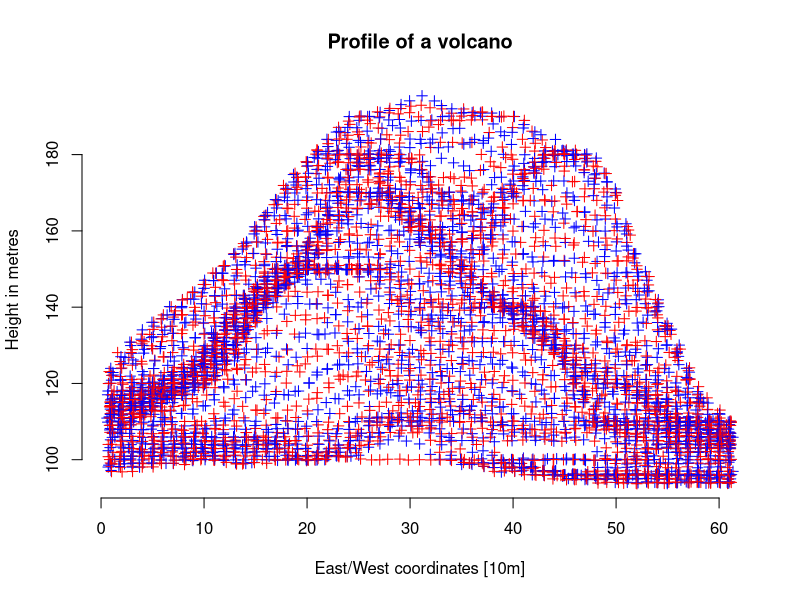

Source code (R):
plot(x=rep(1:61, 87)+rnorm(61*87,sd=0.15), y=t(volcano)+rnorm(61*87,sd=0.15), col=c(rep("red",61), rep("blue",61)), ylab="Height in metres", main="Profile of a volcano", ylim=range(volcano), pch=3, bty="n", xlab="East/West coordinates [10m]")

